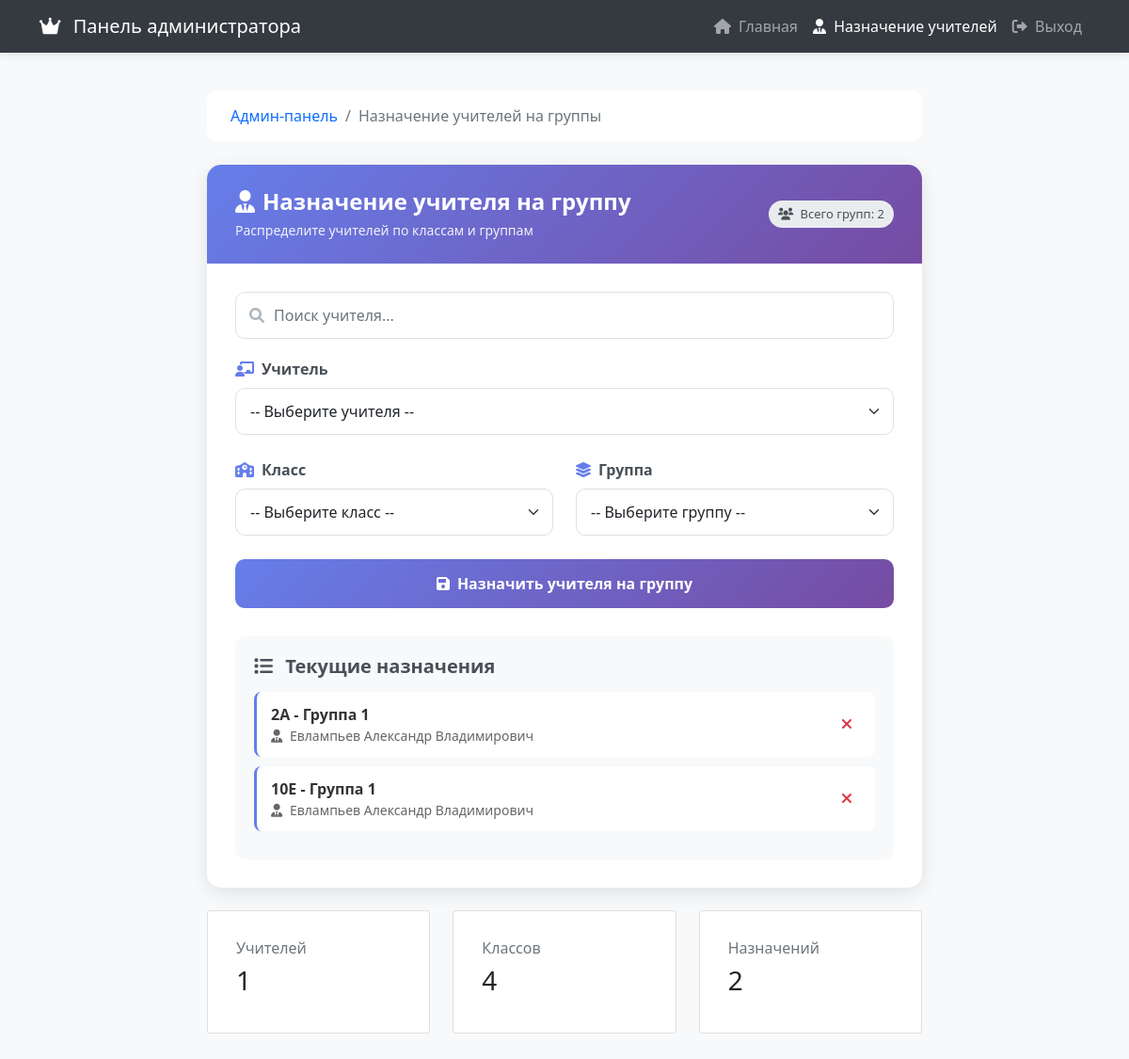
The app's page /users/admin/assign-teacher/ (signed in), older data.
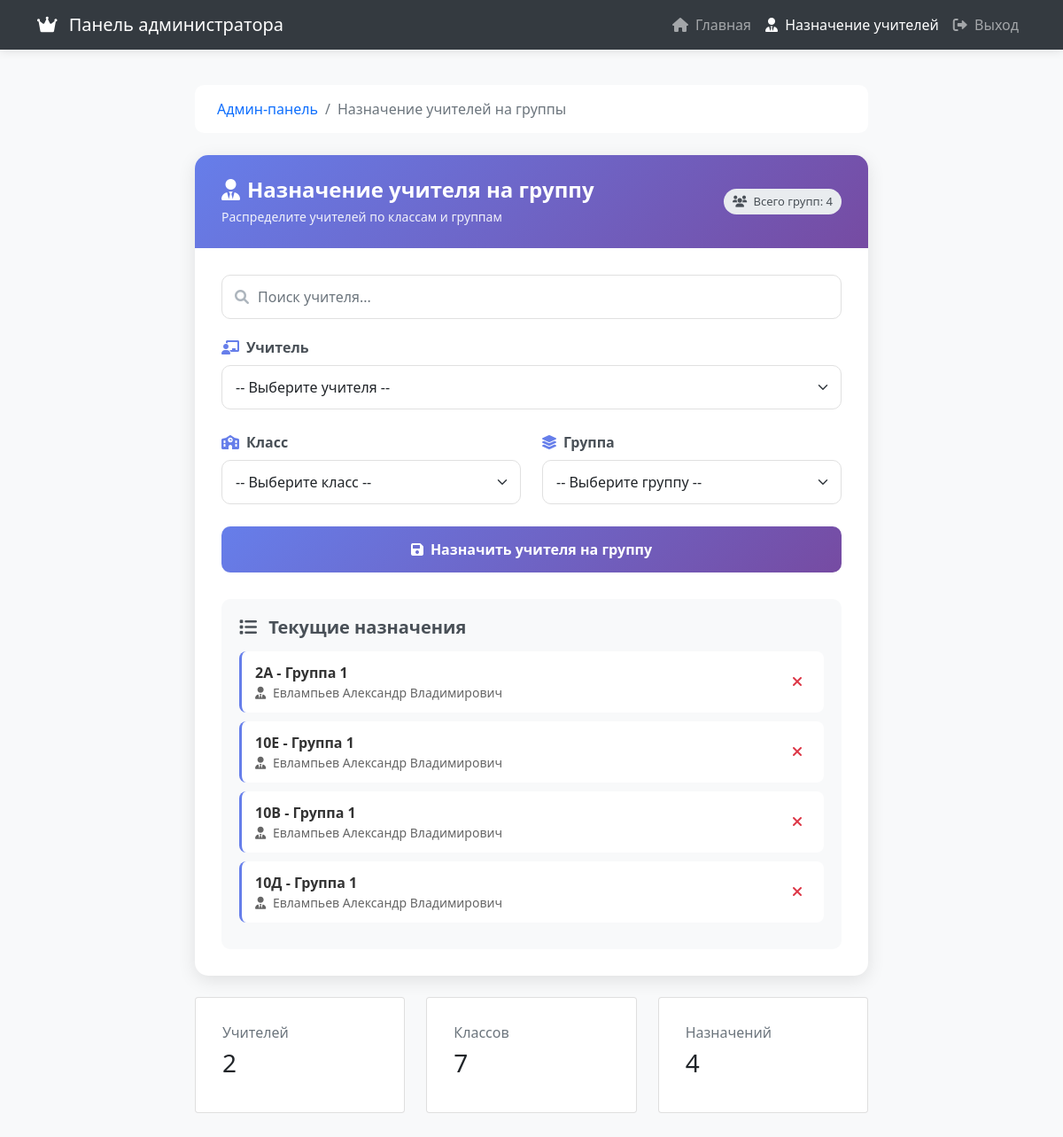
The same page, newer data.
### users_app/models.py (models this page shows, shortened)
class Group(models.Model):
    GROUP_NUMBERS = (
        (1, 'Группа 1'),
        (2, 'Группа 2'),
    )
    school_class = models.ForeignKey(SchoolClass, on_delete=models.CASCADE, related_name='groups')
    number = models.IntegerField('Номер группы', choices=GROUP_NUMBERS)
    teacher = models.ForeignKey(
        get_user_model(),
        on_delete=models.SET_NULL,
        null=True,
        blank=True,
        related_name='teacher_groups',
        limit_choices_to={'user_type': 'teacher'}
    )
    class Meta:
        verbose_name = 'Группа'
        verbose_name_plural = 'Группы'
        unique_together = ['school_class', 'number']

class SchoolClass(models.Model):
    number = models.IntegerField('Номер класса', validators=[MinValueValidator(1), MaxValueValidator(11)])
    letter = models.CharField('Буква класса', max_length=2)  # А, Б, В и т.д.
    class Meta:
        verbose_name = 'Класс'
        verbose_name_plural = 'Классы'
        unique_together = ['number', 'letter']

class User(AbstractUser):
    USER_TYPES = (
        ('teacher', 'Учитель'),
        ('student', 'Ученик'),
    )
    user_type = models.CharField(max_length=10, choices=USER_TYPES, default='student')
    middle_name = models.CharField('Отчество', max_length=50, blank=True)
    class Meta:
        verbose_name = 'Пользователь'
        verbose_name_plural = 'Пользователи'

### users_app/views.py (the view)
# urls.py: path('admin/assign-teacher/', views.assign_teacher, name='assign_teacher'),
@staff_member_required
def assign_teacher(request):
    if request.method == 'POST':
        form = AssignTeacherForm(request.POST)
        if form.is_valid():
            teacher = form.cleaned_data['teacher']
            school_class = form.cleaned_data['school_class']
            group_number = form.cleaned_data['group_number']
            group, created = Group.objects.get_or_create(
                school_class=school_class,
                number=group_number,
                defaults={'teacher': teacher}
            )
            if not created:
                old_teacher = group.teacher
                group.teacher = teacher
                group.save()
                messages.success(request,
                                 f'Учитель {teacher.last_name} {teacher.first_name} назначен на группу {school_class.number}{school_class.letter} - {group_number}')
            else:
                messages.success(request,
                                 f'Группа создана и назначена учителю {teacher.last_name} {teacher.first_name}')
            return redirect('assign_teacher')
    else:
        form = AssignTeacherForm()
    teachers = User.objects.filter(user_type='teacher').select_related('teacher_profile')
    classes = SchoolClass.objects.all().order_by('number', 'letter')
    assignments = Group.objects.filter(teacher__isnull=False).select_related('school_class', 'teacher')
    context = {
        'form': form,
        'teachers': teachers,
        'classes': classes,
        'assignments': assignments,
        'teachers_count': teachers.count(),
        'classes_count': classes.count(),
        'total_groups': Group.objects.count(),
    }
    return render(request, 'users_app/assign_teacher.html', context)

### users_app/forms.py
class AssignTeacherForm(forms.Form):
    teacher = forms.ModelChoiceField(
        queryset=User.objects.filter(user_type='teacher'),
        label='Учитель'
    )
    school_class = forms.ModelChoiceField(
        queryset=SchoolClass.objects.all(),
        label='Класс'
    )
    group_number = forms.ChoiceField(
        choices=[(1, 'Группа 1'), (2, 'Группа 2')],
        label='Группа'
    )

### templates/users_app/assign_teacher.html (shortened to what this page needs)
<!DOCTYPE html>
<html lang="ru">
<head>
    <link href="https://cdn.jsdelivr.net/npm/bootstrap@5.1.3/dist/css/bootstrap.min.css" rel="stylesheet">
    <link rel="stylesheet" href="https://cdnjs.cloudflare.com/ajax/libs/font-awesome/6.0.0/css/all.min.css">
</head>
<body>
<nav class="navbar navbar-expand-lg admin-navbar navbar-dark">
    <div class="container">
        <a class="navbar-brand" href="{% url 'admin:index' %}">
            <i class="fas fa-crown me-2"></i>
            Панель администратора
        </a>
        <div class="collapse navbar-collapse" id="navbarNav">
            <ul class="navbar-nav ms-auto">
                <li class="nav-item">
                    <a class="nav-link" href="{% url 'admin:index' %}">
                        <i class="fas fa-home me-1"></i> Главная
                    </a>
                </li>
                <li class="nav-item">
                    <a class="nav-link active" href="{% url 'assign_teacher' %}">
                        <i class="fas fa-user-tie me-1"></i> Назначение учителей
                    </a>
                </li>
                <li class="nav-item">
                    <a class="nav-link" href="{% url 'logout' %}">
                        <i class="fas fa-sign-out-alt me-1"></i> Выход
                    </a>
                </li>
            </ul>
        </div>
    </div>
</nav>
<div class="admin-container">
    <nav aria-label="breadcrumb">
        <ol class="breadcrumb">
            <li class="breadcrumb-item"><a href="{% url 'admin:index' %}" class="text-decoration-none">Админ-панель</a>
            </li>
            <li class="breadcrumb-item active" aria-current="page">Назначение учителей на группы</li>
        </ol>
    </nav>
    <div class="admin-card">
        <div class="card-header">
            <div class="d-flex justify-content-between align-items-center">
                <div>
                    <h2><i class="fas fa-user-tie me-2"></i>Назначение учителя на группу</h2>
                    <p>Распределите учителей по классам и группам</p>
                </div>
                <span class="stats-badge">
                        <i class="fas fa-users me-1"></i> Всего групп: {{ total_groups|default:"0" }}
                    </span>
            </div>
        </div>
        <div class="card-body">
            <form method="post" action="{% url 'assign_teacher' %}" id="assignForm">
                <div class="search-box">
                    <i class="fas fa-search"></i>
                    <input type="text" class="form-control" id="teacherSearch" placeholder="Поиск учителя...">
                </div>
                <div class="form-group">
                    <label class="form-label">
                        <i class="fas fa-chalkboard-teacher"></i>Учитель
                    </label>
                    <select name="teacher" class="form-select" required>
                        <option value="">-- Выберите учителя --</option>
                    </select>
                </div>
                <div class="row">
                    <div class="col-md-6">
                        <div class="form-group">
                            <label class="form-label">
                                <i class="fas fa-school"></i>Класс
                            </label>
                            <select name="school_class" class="form-select" required>
                                <option value="">-- Выберите класс --</option>
                            </select>
                        </div>
                    </div>
                    <div class="col-md-6">
                        <div class="form-group">
                            <label class="form-label">
                                <i class="fas fa-layer-group"></i>Группа
                            </label>
                            <select name="group_number" class="form-select" required>
                                <option value="">-- Выберите группу --</option>
                            </select>
                        </div>
                    </div>
                </div>
                <button type="submit" class="btn-submit" id="submitBtn">
                    <i class="fas fa-save me-2"></i>Назначить учителя на группу
                </button>
            </form>
            <div class="current-assignments">
                <h5>
                    <i class="fas fa-list me-2"></i>
                    Текущие назначения
                </h5>
                {% if assignments %}
                    {% for assignment in assignments %}
                        <div class="assignment-item" id="assignment-{{ assignment.id }}">
                            <div class="assignment-info">
                                <div class="assignment-class">
                                    {{ assignment.school_class.number }}{{ assignment.school_class.letter }} -
                                    Группа {{ assignment.number }}
                                </div>
                                <div class="assignment-teacher">
                                    <i class="fas fa-user-tie me-1"></i>
                                    {{ assignment.teacher.last_name }} {{ assignment.teacher.first_name }}
                                    {% if assignment.teacher.middle_name %}
                                        {{ assignment.teacher.middle_name }}
                                    {% endif %}
                                </div>
                            </div>
                            <button class="btn-remove" onclick="removeAssignment({{ assignment.id }})"
                                    title="Удалить назначение">
                                <i class="fas fa-times"></i>
                            </button>
                        </div>
                    {% endfor %}
                {% else %}
                    <div class="text-center text-muted py-4">
                        <i class="fas fa-user-slash fa-3x mb-3"></i>
                        <p>Пока нет назначений</p>
                    </div>
                {% endif %}
            </div>
        </div>
    </div>
    <div class="row mt-4">
        <div class="col-md-4">
            <div class="card">
                <div class="card-body">
                    <h6 class="card-title text-muted">Учителей</h6>
                    <h3>{{ teachers_count|default:"0" }}</h3>
                </div>
            </div>
        </div>
        <div class="col-md-4">
            <div class="card">
                <div class="card-body">
                    <h6 class="card-title text-muted">Классов</h6>
                    <h3>{{ classes_count|default:"0" }}</h3>
                </div>
            </div>
        </div>
        <div class="col-md-4">
            <div class="card">
                <div class="card-body">
                    <h6 class="card-title text-muted">Назначений</h6>
                    <h3>{{ assignments|length|default:"0" }}</h3>
                </div>
            </div>
        </div>
    </div>
</div>
</body>
</html>

### templates/users_app/assign_teacher.html (style rules this page uses)
body { background: #f8f9fa; font-family: 'Segoe UI', Tahoma, Geneva, Verdana, sans-serif; }
.admin-navbar { background: #343a40; box-shadow: 0 2px 10px rgba(0, 0, 0, 0.1); }
.admin-container { max-width: 800px; margin: 40px auto; padding: 0 20px; }
.admin-card { background: white; border-radius: 15px; box-shadow: 0 5px 20px rgba(0, 0, 0, 0.1); overflow: hidden; }
.card-header { background: linear-gradient(135deg, #667eea 0%, #764ba2 100%); color: white; padding: 25px 30px; border-bottom: none; }
.card-header h2 { margin: 0; font-weight: 600; font-size: 24px; }
.card-header p { margin: 5px 0 0; opacity: 0.9; font-size: 14px; }
.card-body { padding: 30px; }
.form-group { margin-bottom: 25px; }
.form-label { font-weight: 600; color: #495057; margin-bottom: 8px; display: block; }
.form-label i { margin-right: 8px; color: #667eea; }
.form-control, .form-select { border-radius: 10px; padding: 12px 15px; border: 1px solid #e0e0e0; transition: all 0.3s; }
.btn-submit { background: linear-gradient(135deg, #667eea 0%, #764ba2 100%); color: white; border: none; border-radius: 10px; padding: 14px 30px; font-weight: 600; width: 100%; transition: transform 0.3s; }
.current-assignments { background: #f8f9fa; border-radius: 10px; padding: 20px; margin-top: 30px; }
.current-assignments h5 { color: #495057; margin-bottom: 15px; font-weight: 600; }
.assignment-item { background: white; border-radius: 8px; padding: 12px 15px; margin-bottom: 10px; border-left: 3px solid #667eea; display: flex; justify-content: space-between; align-items: center; }
.assignment-info { flex: 1; }
.assignment-class { font-weight: 600; color: #333; }
.assignment-teacher { color: #666; font-size: 14px; }
.btn-remove { color: #dc3545; background: none; border: none; padding: 5px 10px; border-radius: 5px; transition: all 0.3s; }
.breadcrumb { background: white; padding: 15px 25px; border-radius: 10px; margin-bottom: 25px; }
.stats-badge { background: #e9ecef; padding: 5px 10px; border-radius: 20px; font-size: 13px; color: #495057; }
.search-box { position: relative; margin-bottom: 20px; }
.search-box i { position: absolute; left: 15px; top: 50%; transform: translateY(-50%); color: #adb5bd; }
.search-box input { padding-left: 40px; }

Row changes from the older to the newer data that the page shows:
added Group: school_class.number "10", school_class.letter "В", number "1", teacher.last_name "Евлампьев", teacher.first_name "Александр", teacher.middle_name "Владимирович"
added Group: school_class.number "10", school_class.letter "Д", number "1", teacher.last_name "Евлампьев", teacher.first_name "Александр", teacher.middle_name "Владимирович"
Text that changed along with them:
{{ total_groups|default:"0" }}: "2" → "4"
{{ teachers_count|default:"0" }}: "1" → "2"
{{ classes_count|default:"0" }}: "4" → "7"
{{ assignments|length|default:"0" }}: "2" → "4"
